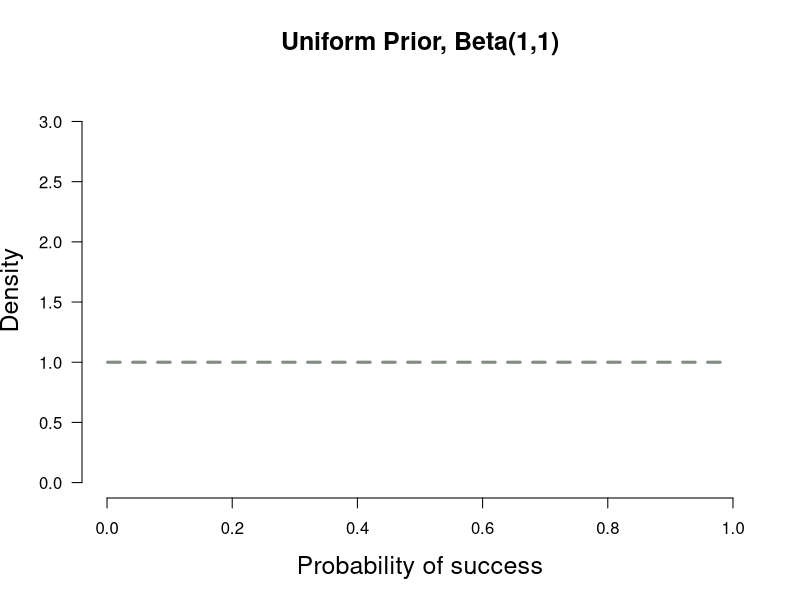
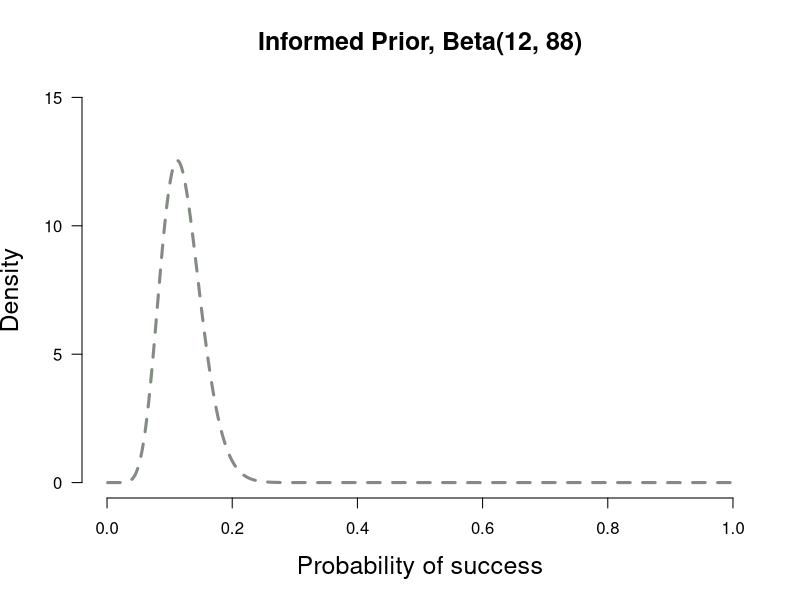
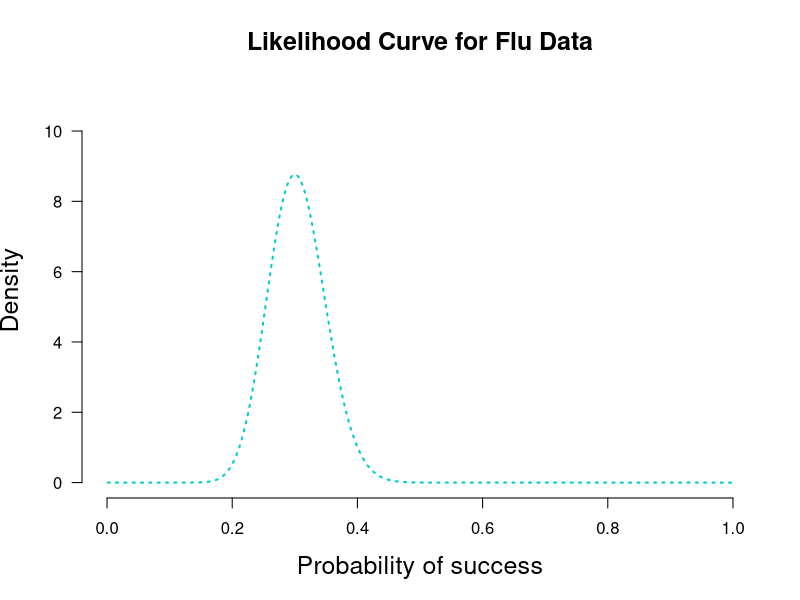
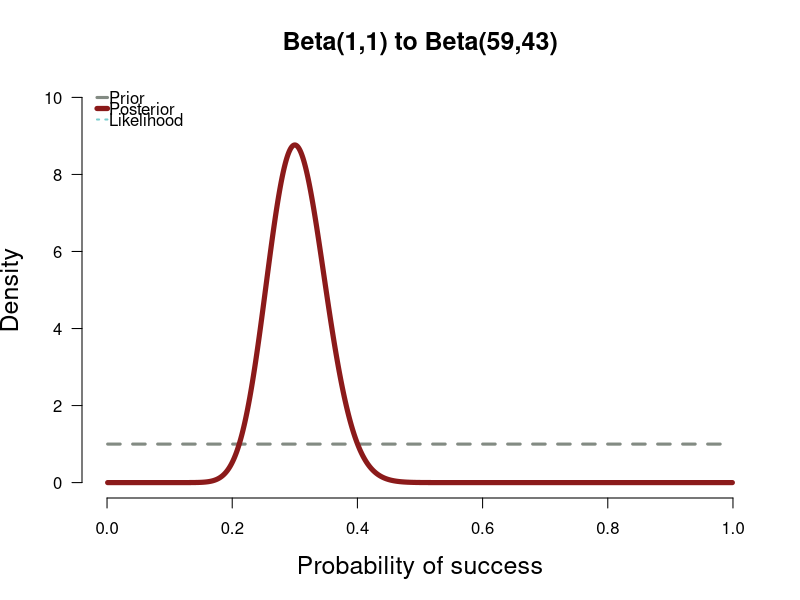
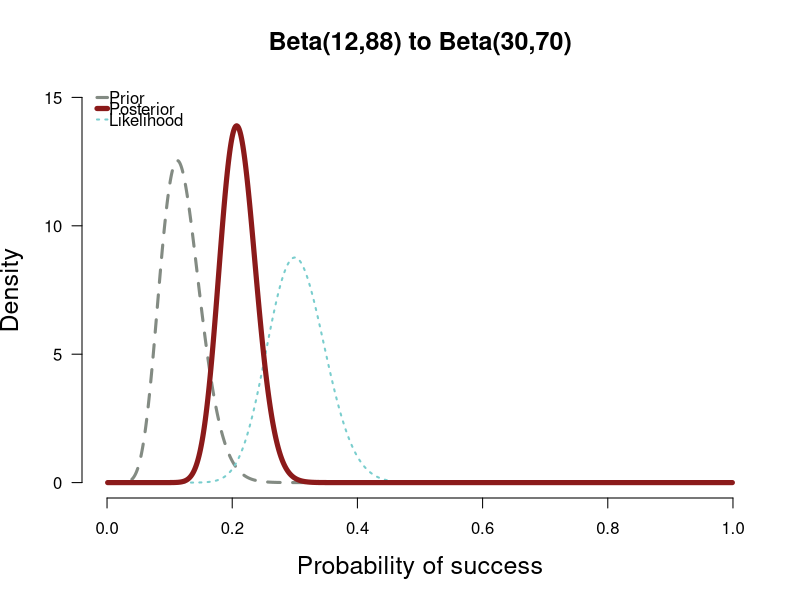

The R script that drew these images, in order:
## ---- chunk 1

## Function for plotting priors, likelihoods, and posteriors for binomial data
## Output consists of a plot and various statistics
## PS and PF determine the shape of the prior distribution.
## PS = prior success, PF = prior failure for beta dist. 
## PS = 1, PF = 1 corresponds to uniform(0,1) and is default. If left at default, posterior will be equivalent to likelihood
## k = number of observed successes in the data, n = total trials. If left at 0 only plots the prior dist.
## null = Is there a point-null hypothesis? null = NULL leaves it out of plots and calcs
## CI = Is there a relevant X% credibility interval? .95 is recommended and standard



plot.beta <- function(PS = 1, PF = 1, k = 0, n = 0, null = NULL, CI = NULL, ymax = "auto", main = NULL) {
        
        x = seq(.001, .999, .001) ##Set up for creating the distributions
        y1 = dbeta(x, PS, PF) # data for prior curve
        y3 = dbeta(x, PS + k, PF + n - k) # data for posterior curve
        y2 = dbeta(x, 1 + k, 1 + n - k) # data for likelihood curve, plotted as the posterior from a beta(1,1)
        
        if(is.numeric(ymax) == T){ ##you can specify the y-axis maximum
                y.max = ymax
        }        
        else(
                y.max = 1.25 * max(y1,y2,y3,1.6) ##or you can let it auto-select
        )
        
        if(is.character(main) == T){
                Title = main
        }
        else(
                Title = "Prior-to-Posterior Transformation with Binomial Data"
        )
        
        
        plot(x, y1, xlim=c(0,1), ylim=c(0, y.max), type = "l", ylab= "Density", lty = 2,
             xlab= "Probability of success", las=1, main= Title,lwd=3,
             cex.lab=1.5, cex.main=1.5, col = "honeydew4", axes=FALSE)
        
        axis(1, at = seq(0,1,.2)) #adds custom x axis
        axis(2, las=1) # custom y axis
        
        
        
        if(n != 0){
                #if there is new data, plot likelihood and posterior
                lines(x, y2, type = "l", col = "darkslategray3", lwd = 2, lty = 3)
                lines(x, y3, type = "l", col = "firebrick4", lwd = 5)
                legend("topleft", c("Prior", "Posterior", "Likelihood"), col = c("honeydew4", "firebrick4", "darkslategray3"), 
                       lty = c(2,1,3), lwd = c(3,5,2), bty = "n", y.intersp = .55, x.intersp = .1, seg.len=.7)
                
                ## adds null points on prior and posterior curve if null is specified and there is new data
                if(is.numeric(null) == T){
                        ## Adds points on the distributions at the null value if there is one and if there is new data
                        points(null, dbeta(null, PS, PF), pch = 21, bg = "blue", cex = 1.5)
                        points(null, dbeta(null, PS + k, PF + n - k), pch = 21, bg = "darkorchid", cex = 1.5)
                        abline(v=null, lty = 5, lwd = 1, col = "grey73")
                        ##lines(c(null,null),c(0,1.11*max(y1,y3,1.6))) other option for null line
                }
        }
        
        ##Specified CI% but no null? Calc and report only CI
        if(is.numeric(CI) == T && is.numeric(null) == F){
                CI.low <- qbeta((1-CI)/2, PS + k, PF + n - k)
                CI.high <- qbeta(1-(1-CI)/2, PS + k, PF + n - k)
                
                SEQlow<-seq(0, CI.low, .001)
                SEQhigh <- seq(CI.high, 1, .001)
                ##Adds shaded area for x% Posterior CIs
                cord.x <- c(0, SEQlow, CI.low) ##set up for shading
                cord.y <- c(0,dbeta(SEQlow,PS + k, PF + n - k),0) ##set up for shading
                polygon(cord.x,cord.y,col='orchid', lty= 3) ##shade left tail
                cord.xx <- c(CI.high, SEQhigh,1) 
                cord.yy <- c(0,dbeta(SEQhigh,PS + k, PF + n - k), 0)
                polygon(cord.xx,cord.yy,col='orchid', lty=3) ##shade right tail
                
                return( list( "Posterior CI lower" = round(CI.low,3), "Posterior CI upper" = round(CI.high,3)))
        }
        
        ##Specified null but not CI%? Calculate and report BF only 
        if(is.numeric(null) == T && is.numeric(CI) == F){
                null.H0 <- dbeta(null, PS, PF)
                null.H1 <- dbeta(null, PS + k, PF + n - k)
                CI.low <- qbeta((1-CI)/2, PS + k, PF + n - k)
                CI.high <- qbeta(1-(1-CI)/2, PS + k, PF + n - k)
                return( list("BF01 (in favor of H0)" = round(null.H1/null.H0,3), "BF10 (in favor of H1)" = round(null.H0/null.H1,3)
                ))
        }
        
        ##Specified both null and CI%? Calculate and report both
        if(is.numeric(null) == T && is.numeric(CI) == T){
                null.H0 <- dbeta(null, PS, PF)
                null.H1 <- dbeta(null, PS + k, PF + n - k)
                CI.low <- qbeta((1-CI)/2, PS + k, PF + n - k)
                CI.high <- qbeta(1-(1-CI)/2, PS + k, PF + n - k)
                
                SEQlow<-seq(0, CI.low, .001)
                SEQhigh <- seq(CI.high, 1, .001)
                ##Adds shaded area for x% Posterior CIs
                cord.x <- c(0, SEQlow, CI.low) ##set up for shading
                cord.y <- c(0,dbeta(SEQlow,PS + k, PF + n - k),0) ##set up for shading
                polygon(cord.x,cord.y,col='orchid', lty= 3) ##shade left tail
                cord.xx <- c(CI.high, SEQhigh,1) 
                cord.yy <- c(0,dbeta(SEQhigh,PS + k, PF + n - k), 0)
                polygon(cord.xx,cord.yy,col='orchid', lty=3) ##shade right tail
                
                return( list("BF01 (in favor of H0)" = round(null.H1/null.H0,3), "BF10 (in favor of H1)" = round(null.H0/null.H1,3),
                             "Posterior CI lower" = round(CI.low,3), "Posterior CI upper" = round(CI.high,3)))
        }
        
}


## ---- chunk 2
plot.beta(1,1,ymax=3.2,main="Uniform Prior, Beta(1,1)")
## ---- chunk 3
plot.beta(12,88,ymax=15,main="Informed Prior, Beta(12, 88)")
## ---- chunk 4
x = seq(.001, .999, .001) ##Set up for creating the distributions
y2 = dbeta(x, 1 + 30, 1 + 70) # data for likelihood curve, plotted as the posterior from a beta(1,1)

plot(x, y2, xlim=c(0,1), ylim=c(0, 1.25 * max(y2,1.6)), type = "l", ylab= "Density", lty = 3,
     xlab= "Probability of success", las=1, main="Likelihood Curve for Flu Data",lwd=2,
     cex.lab=1.5, cex.main=1.5, col = "cyan3", axes=FALSE)
axis(1, at = seq(0,1,.2)) #adds custom x axis
axis(2, las=1) # custom y axis


## ---- chunk 5
#Initial Priors and final Posteriors after all rounds at once

#par(mfrow=c(1,2))
plot.beta(1,1,30,100,ymax=10,main="Beta(1,1) to Beta(59,43)")

## ---- chunk 6
plot.beta(12,88,30,100,ymax=15,main="Beta(12,88) to Beta(30,70)")
